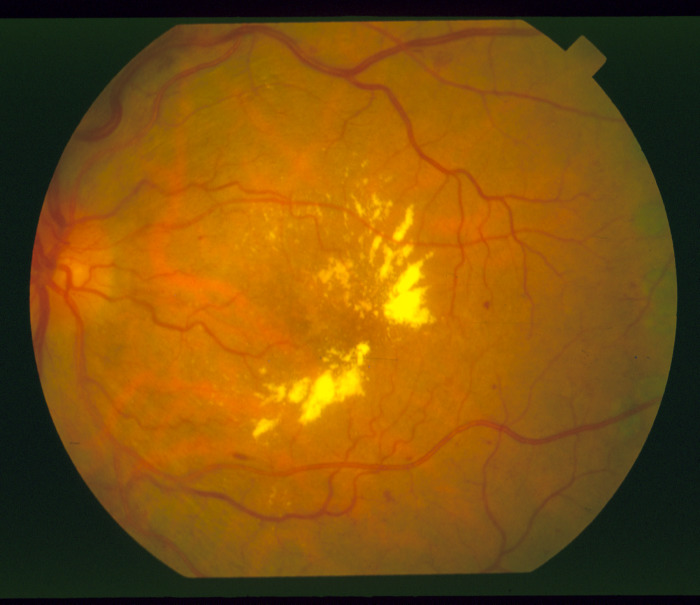
#> input picture stare/0_n/AnyConv.com__im0001.jpg, 700 x 605 px
$ python main.py
#> lines starting #> are read from the running program, lines starting #| are printed output that depends on the picture
# from load_dataset import x_train, x_test, y_train, y_test
from multiple_linear_regression import MultipleLinearRegression
from sklearn.linear_model import LinearRegression
from sklearn import metrics
from sklearn.model_selection import train_test_split
from PIL import Image
from numpy import array
import pandas as pd
import  glob
import  numpy as np
from matplotlib import image
import sys
import os
import csv
import cv2
# [59 lines of commented-out code are left out]
X=[]
y=[]
def createFileList(myDir, format='.jpg'):
#> called with myDir = 'stare', format = '.jpg'
    fileList = []
    # print(myDir)
    for root, dirs, files in os.walk(myDir, topdown=False):
        for name in files:
            if name.endswith(format):
                fullName = os.path.join(root, name)
                fileList.append(fullName)
#> pass 2 of the loop in createFileList, `for root, dirs, files in os.walk(myDir, topdown=False):`:
#> pass 3 of the loop in createFileList, `for root, dirs, files in os.walk(myDir, topdown=False):`:
    return fileList


# mydir = 'stare_train'
# mydirTest = 'stare_test'
mydirN = 'stare'
#
myFileListN = createFileList(mydirN)
for file in myFileListN:
    if file.__contains__("0_n"):
        y.append(0)
    if file.__contains__("1_n"):
        y.append(1)
    img_file = Image.open(file)
#> img_file is the input picture: PIL image 700x605 RGB; mean R, G, B 125.7, 80.5, 12.7
    a = np.array(img_file)
    b = np.transpose(a).reshape(a.shape[0], a.shape[1] * a.shape[2])
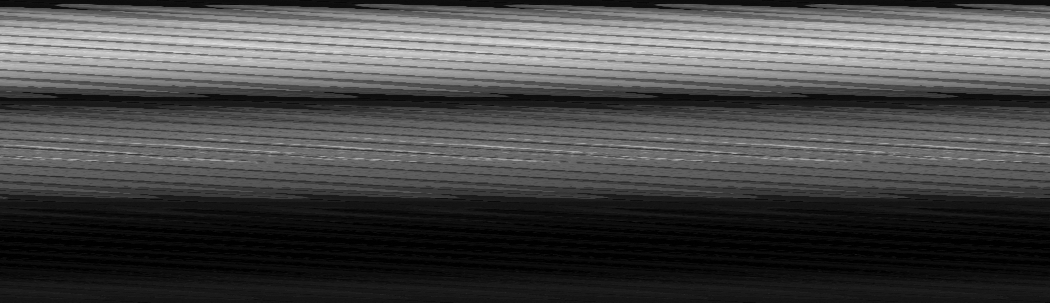
#> b: shape (605, 2100) (shown at 1/2 size); min 0, max 255, mean 73
    c = b.flatten()

    X.append(c)
    Xn=np.array(X)

    Yn=np.array(y)
#> pass 2 of the loop `for file in myFileListN:`:
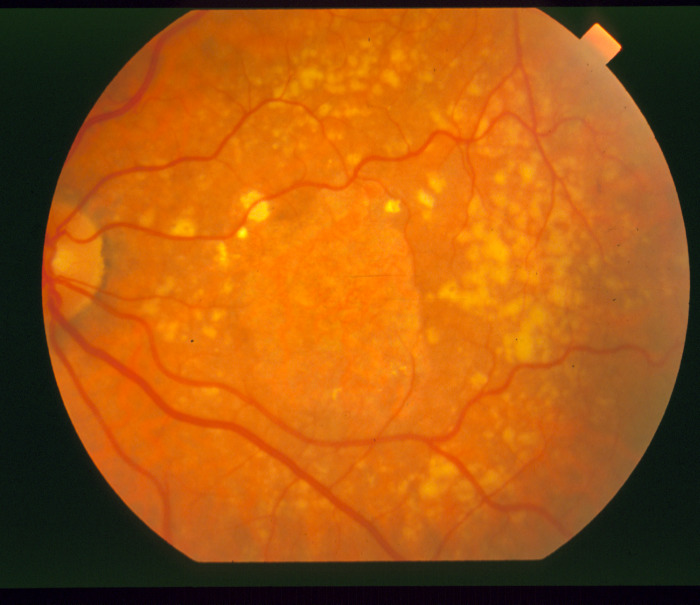
#> input picture stare/0/AnyConv.com__im0003.jpg, 700 x 605 px
#> img_file is the input picture: PIL image 700x605 RGB; mean R, G, B 162.2, 87, 16.8
#> `b = np.transpose(a).reshape(a.shape[0], a.shape[1] * a.shape[2])`:
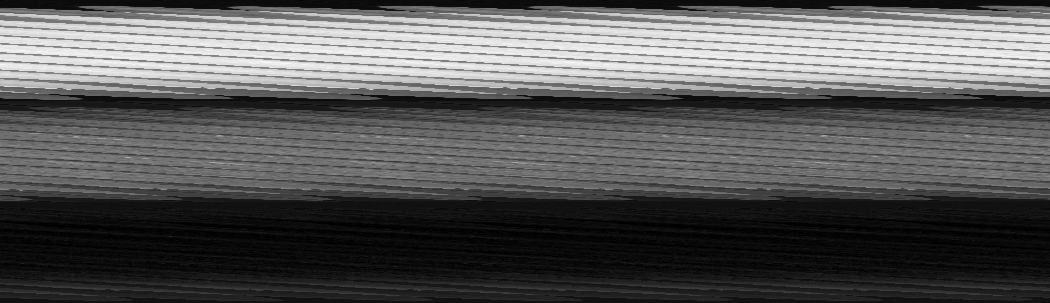
#> b: shape (605, 2100) (shown at 1/2 size); min 0, max 255, mean 88.7
#> pass 3 of the loop `for file in myFileListN:`:
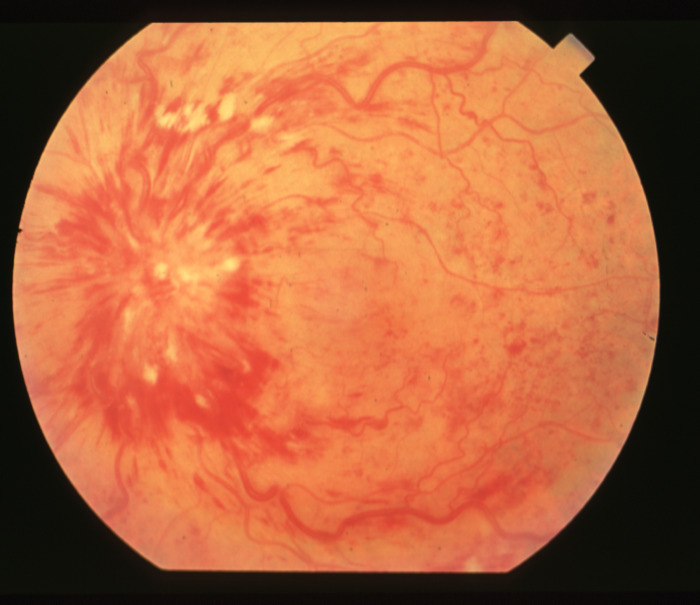
#> input picture stare/0/AnyConv.com__im0019.jpg, 700 x 605 px
#> img_file is the input picture: PIL image 700x605 RGB; mean R, G, B 176.7, 99.5, 62.2
#> `b = np.transpose(a).reshape(a.shape[0], a.shape[1] * a.shape[2])`:
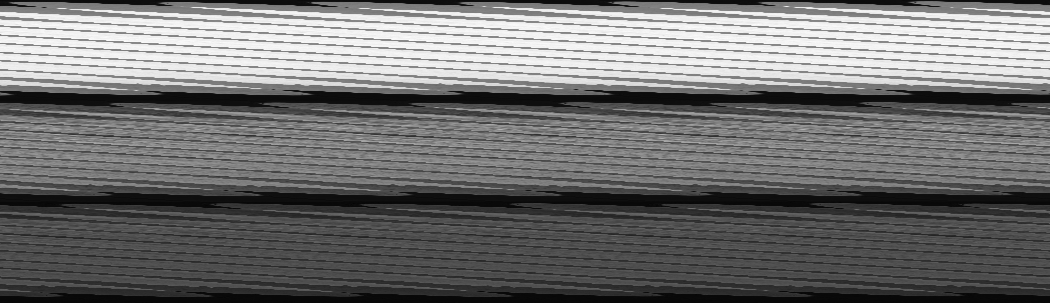
#> b: shape (605, 2100) (shown at 1/2 size); min 0, max 255, mean 112.8
#> the loop made 4 passes; the first 3 are shown
print(Xn)
#> (printed output is left out)

print(Yn)
#> (the run stopped early here; a loop or call above may not have finished)
